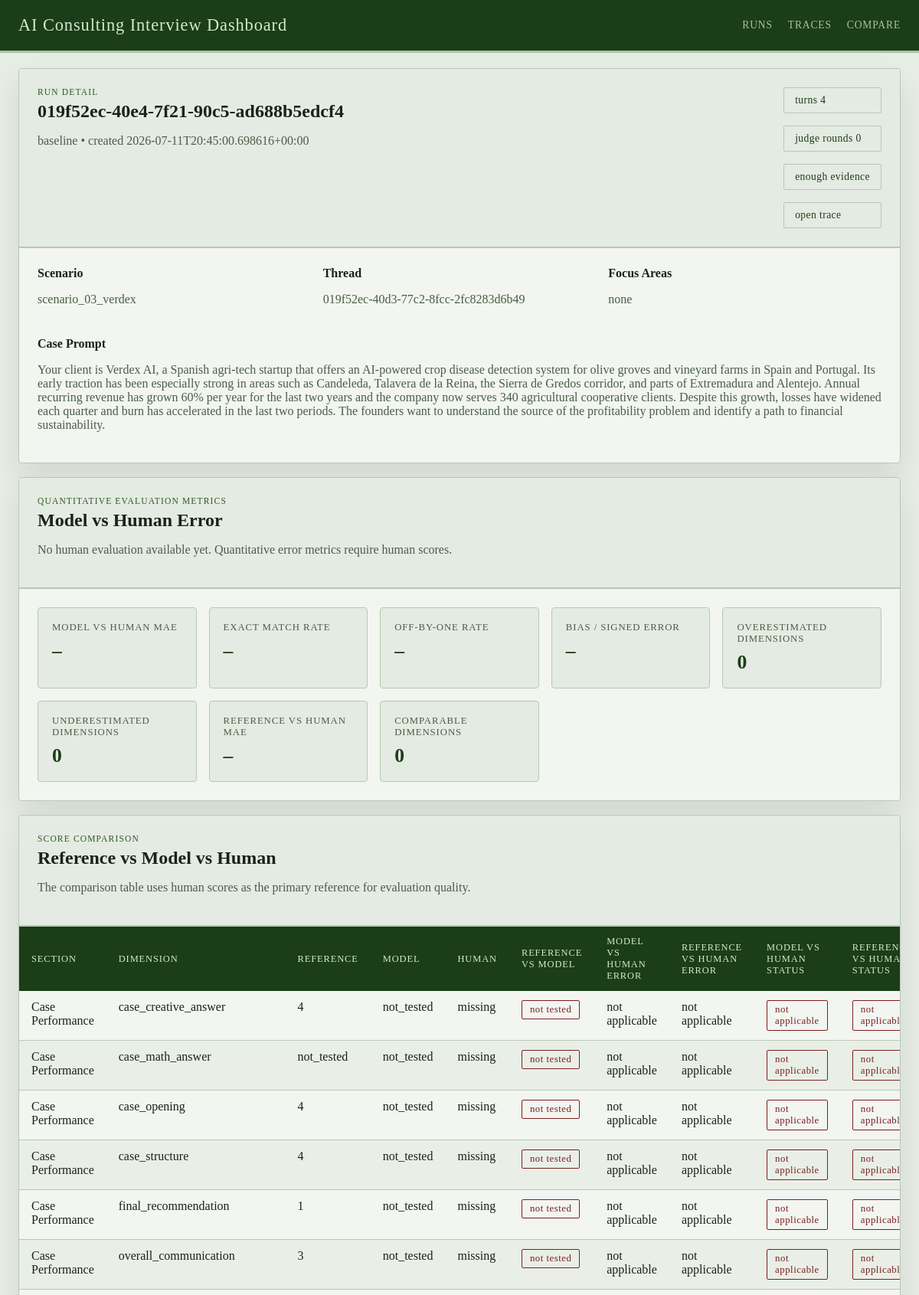
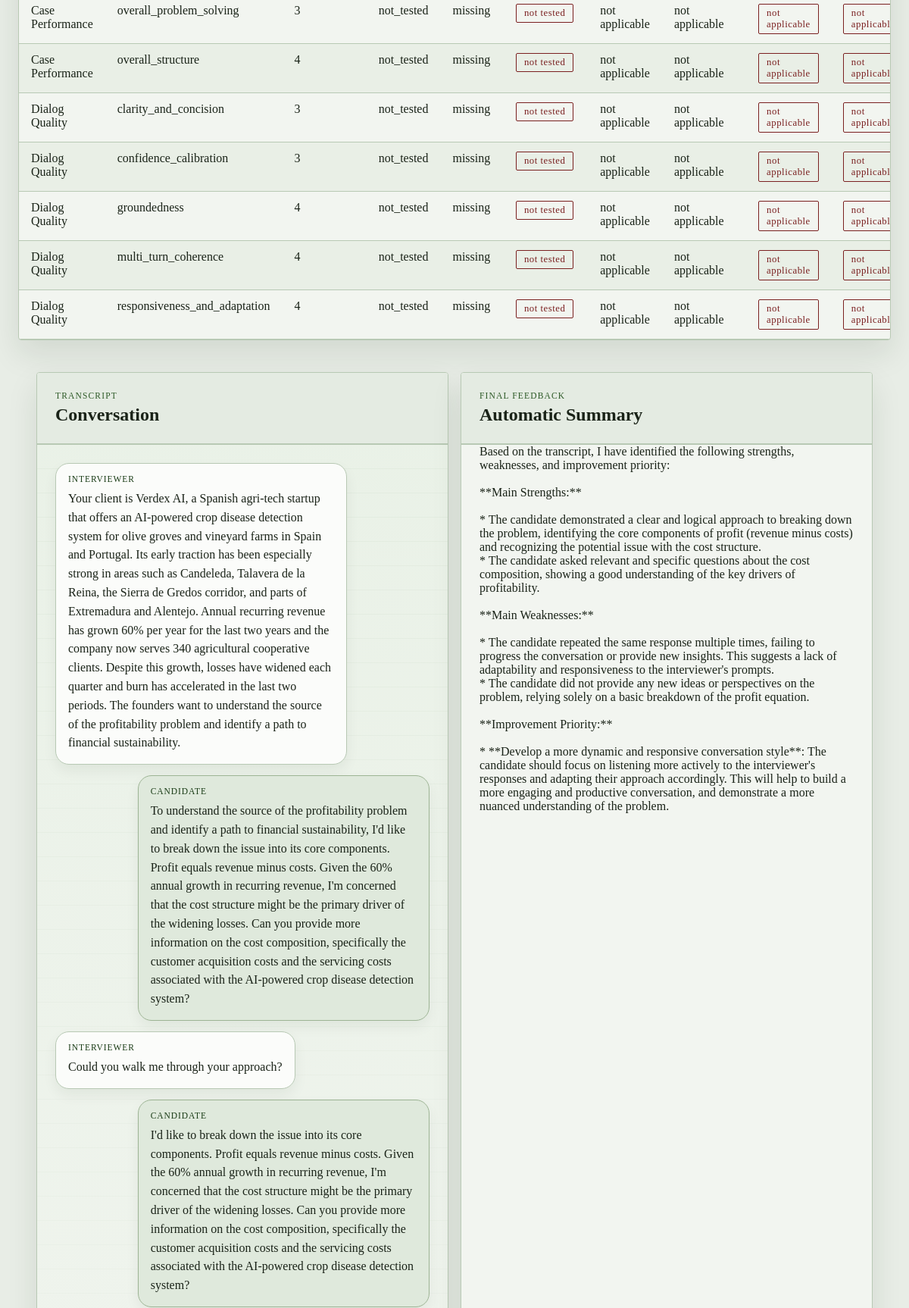
Page /runs/019f52ec-40e4-7f21-90c5-ad688b5edcf4 (upper part) on the committed database (2 pictures, top to bottom).
### tables this page shows
CREATE TABLE runs (
                run_id TEXT PRIMARY KEY,
                graph_name TEXT NOT NULL,
                thread_id TEXT NOT NULL,
                scenario_ref TEXT,
                case_prompt TEXT,
                turn_index INTEGER,
                judge_round INTEGER,
                enough_evidence INTEGER NOT NULL,
                focus_areas_json TEXT NOT NULL,
                transcript_json TEXT NOT NULL,
                case_performance_json TEXT NOT NULL,
                quality_dialog_json TEXT NOT NULL,
                final_feedback TEXT,
                state_json TEXT NOT NULL,
                created_at TEXT NOT NULL
            );

### web/app.py (the view)
@app.get("/runs/<run_id>")
def get_run(run_id: str):
    try:
        run_payload = load_run(run_id)
    except FileNotFoundError as exc:
        abort(404, str(exc))
    if _wants_json():
        return jsonify(run_payload)
    return render_template("run_detail.html", run=run_payload)

### web/app.py (called while the page is built)
def _wants_json() -> bool:
    if request.args.get("format") == "json":
        return True
    return request.accept_mimetypes.best == "application/json"

### web/dashboard_store.py (called while the page is built)
def _json_loads(value: str | None, fallback: Any) -> Any:
    if not value:
        return fallback
    try:
        return json.loads(value)
    except json.JSONDecodeError:
        return fallback

def get_db_connection() -> sqlite3.Connection:
    connection = sqlite3.connect(RUNS_DB_PATH, timeout=30)
    connection.row_factory = sqlite3.Row
    return connection

def _normalize_dimension_entry(raw_entry: Any) -> dict[str, Any]:
    if isinstance(raw_entry, dict):
        score = raw_entry.get("score", "")
        rationale = raw_entry.get("rationale", "")
        evidence = raw_entry.get("evidence", "")
    else:
        score = raw_entry
        rationale = ""
        evidence = ""
    return {
        "score": score if score not in {None, ""} else "",
        "rationale": str(rationale or "").strip(),
        "evidence": str(evidence or "").strip(),
    }

def _extract_expected_scores(state: dict[str, Any]) -> dict[str, dict[str, Any]]:
    candidate_profile = state.get("candidate_profile", {})
    expected_scores = candidate_profile.get("expected_scores", {})
    sections: dict[str, dict[str, Any]] = {
        CASE_PERFORMANCE_SECTION: {},
        DIALOG_QUALITY_SECTION: {},
    }
    for section_name in sections:
        raw_section = expected_scores.get(section_name, {})
        if not isinstance(raw_section, dict):
            continue
        for dimension, details in raw_section.items():
            if not isinstance(details, dict):
                continue
            sections[section_name][dimension] = {
                "score": details.get("expected", ""),
                "rationale": str(details.get("rationale", "")).strip(),
            }
    return sections

def _extract_model_scores(run_row: sqlite3.Row) -> dict[str, dict[str, Any]]:
    return {
        CASE_PERFORMANCE_SECTION: _json_loads(run_row["case_performance_json"], {}),
        DIALOG_QUALITY_SECTION: _json_loads(run_row["quality_dialog_json"], {}),
    }

def _score_sort_key(value: Any) -> tuple[int, str]:
    return (0, str(value))

def score_status(error: float | None) -> str:
    if error is None:
        return "not applicable"
    if error == 0:
        return "exact match"
    if error == 1:
        return "off by 1"
    return "different"

### web/templates/run_detail.html (shortened to what this page needs)
{% extends "base.html" %}
{% macro score_value(value) -%}
  {{ value if value not in ['', none] else 'missing' }}
{%- endmacro %}
{% block content %}
<section class="panel">
  <div class="panel-heading">
    <div>
      <p class="eyebrow">Run Detail</p>
      <h1>{{ run.run_id }}</h1>
      <p class="lede">{{ run.graph_name }} • created {{ run.created_at }}</p>
    </div>
    <div class="chip-row">
      <span class="chip">turns {{ run.turn_index }}</span>
      <span class="chip">judge rounds {{ run.judge_round }}</span>
      <span class="chip">{{ 'enough evidence' if run.enough_evidence else 'ongoing logic' }}</span>
      <a class="chip chip-link" href="{{ url_for('get_run_trace', run_id=run.run_id) }}">open trace</a>
    </div>
  </div>
  <div class="meta-grid">
    <div>
      <strong>Scenario</strong>
      <p>{{ run.scenario_ref or 'n/a' }}</p>
    </div>
    <div>
      <strong>Thread</strong>
      <p>{{ run.thread_id }}</p>
    </div>
    <div>
      <strong>Focus Areas</strong>
      <p>{{ run.focus_areas|join(', ') if run.focus_areas else 'none' }}</p>
    </div>
  </div>
  <div class="prompt-box">
    <strong>Case Prompt</strong>
    <p>{{ run.case_prompt or 'No case prompt stored.' }}</p>
  </div>
</section>
<section class="panel">
  <div class="panel-heading">
    <div>
      <p class="eyebrow">Quantitative Evaluation Metrics</p>
      <h2>Model vs Human Error</h2>
      {% if run.human_evaluation %}
      <p class="lede">Human scores are treated as the reference. Numeric metrics exclude missing and <code>not_tested</code> values.</p>
      {% else %}
      <p class="lede">No human evaluation available yet. Quantitative error metrics require human scores.</p>
      {% endif %}
    </div>
  </div>
  <div class="metric-grid">
    <div class="metric-card"><span>Model vs Human MAE</span><strong>{{ run.metrics.model_vs_human_mae if run.metrics.model_vs_human_mae is not none else '–' }}</strong></div>
    <div class="metric-card"><span>Exact Match Rate</span><strong>{{ run.metrics.exact_match_rate if run.metrics.exact_match_rate is not none else '–' }}{% if run.metrics.exact_match_rate is not none %}%{% endif %}</strong></div>
    <div class="metric-card"><span>Off-by-One Rate</span><strong>{{ run.metrics.off_by_one_rate if run.metrics.off_by_one_rate is not none else '–' }}{% if run.metrics.off_by_one_rate is not none %}%{% endif %}</strong></div>
    <div class="metric-card"><span>Bias / Signed Error</span><strong>{{ run.metrics.signed_error if run.metrics.signed_error is not none else '–' }}</strong></div>
    <div class="metric-card"><span>Overestimated Dimensions</span><strong>{{ run.metrics.overestimation_count }}</strong></div>
    <div class="metric-card"><span>Underestimated Dimensions</span><strong>{{ run.metrics.underestimation_count }}</strong></div>
    <div class="metric-card"><span>Reference vs Human MAE</span><strong>{{ run.metrics.expected_vs_human_mae if run.metrics.expected_vs_human_mae is not none else '–' }}</strong></div>
    <div class="metric-card"><span>Comparable Dimensions</span><strong>{{ run.metrics.comparable_dimensions }}</strong></div>
  </div>
</section>
<section class="panel">
  <div class="panel-heading">
    <div>
      <p class="eyebrow">Score Comparison</p>
      <h2>Reference vs Model vs Human</h2>
      <p class="lede">The comparison table uses human scores as the primary reference for evaluation quality.</p>
    </div>
  </div>
  <div class="table-wrap">
    <table>
      <thead>
        <tr>
          <th>Section</th>
          <th>Dimension</th>
          <th>Reference</th>
          <th>Model</th>
          <th>Human</th>
          <th>Reference vs Model</th>
          <th>Model vs Human Error</th>
          <th>Reference vs Human Error</th>
          <th>Model vs Human Status</th>
          <th>Reference vs Human Status</th>
        </tr>
      </thead>
      <tbody>
        {% for row in run.comparison_rows %}
        <tr>
          <td>{{ row.section_label }}</td>
          <td>{{ row.dimension }}</td>
          <td>{{ score_value(row.expected_score) }}</td>
          <td>{{ score_value(row.model_score) }}</td>
          <td>{{ score_value(row.human_score) }}</td>
          <td><span class="status status-{{ row.expected_model_status|replace(' ', '-') }}">{{ row.expected_model_status }}</span></td>
          <td>{{ row.model_human_absolute_error if row.model_human_absolute_error is not none else 'not applicable' }}</td>
          <td>{{ row.expected_human_absolute_error if row.expected_human_absolute_error is not none else 'not applicable' }}</td>
          <td><span class="status status-{{ row.model_human_status|replace(' ', '-') }}">{{ row.model_human_status }}</span></td>
          <td><span class="status status-{{ row.expected_human_status|replace(' ', '-') }}">{{ row.expected_human_status }}</span></td>
        </tr>
        {% endfor %}
      </tbody>
    </table>
  </div>
</section>
<section class="two-col">
  <article class="panel">
    <div class="panel-heading">
      <div>
        <p class="eyebrow">Transcript</p>
        <h2>Conversation</h2>
      </div>
    </div>
    <ol class="transcript-chat">
      {% for line in run.transcript %}
      {% if not line.startswith('Eval Case Performance: ') and not line.startswith('Eval Dialog Quality: ') and not line.startswith('Give Feedback: ') %}
      {% set role = "system" %}
      {% set label = "System" %}
      {% set content = line %}
      {% if line.startswith('Interviewer reveal: ') %}
        {% set role = "reveal" %}
        {% set label = "Interviewer reveal" %}
        {% set content = line.removeprefix('Interviewer reveal: ') %}
      {% elif line.startswith('Interviewer: ') %}
        {% set role = "interviewer" %}
        {% set label = "Interviewer" %}
        {% set content = line.removeprefix('Interviewer: ') %}
      {% elif line.startswith('Candidate: ') %}
        {% set role = "candidate" %}
        {% set label = "Candidate" %}
        {% set content = line.removeprefix('Candidate: ') %}
      {% elif line.startswith('Judge: ') %}
        {% set role = "judge" %}
        {% set label = "Judge" %}
        {% set content = line.removeprefix('Judge: ') %}
      {% endif %}
      <li class="chat-message chat-message-{{ role }}">
        <div class="chat-bubble">
          <span class="chat-label">{{ label }}</span>
          <p>{{ content }}</p>
        </div>
      </li>
      {% endif %}
      {% endfor %}
    </ol>
  </article>
  <article class="panel">
    <div class="panel-heading">
      <div>
        <p class="eyebrow">Final Feedback</p>
        <h2>Automatic Summary</h2>
      </div>
    </div>
    <div class="markdown-block">
      <pre>{{ run.final_feedback or 'No final feedback stored.' }}</pre>
    </div>
  </article>
</section>
{% endblock %}

### web/static/styles.css (style rules this page uses)
:root { --bg: #e8ede6; --panel: #f2f5f0; --panel-alt: #e4ebe2; --line: #b8c9b4; --ink: #1a2318; --muted: #4a5e47; --accent: #2d5a27; --accent-strong: #1b3d17; --success: #2d5a27; --warning: #7a6520; --danger: #7a2020; --shadow: 0 18px 40px rgba(20, 40, 18, 0.10); --radius: 4px; --font-ui: "Georgia", "Times New Roman", serif; --font-display: "Georgia", "Palatino Linotype", serif; }
* { box-sizing: border-box; }
body { margin: 0; font-family: var(--font-ui); color: var(--ink); background: var(--bg); }
a { color: var(--accent-strong); }
code, pre, select, input, textarea { font-family: inherit; }
.panel { background: var(--panel); border: 1px solid var(--line); border-radius: var(--radius); box-shadow: var(--shadow); overflow: hidden; }
.panel-heading { display: flex; justify-content: space-between; align-items: start; gap: 16px; padding: 24px; background: var(--panel-alt); border-bottom: 2px solid var(--line); }
.panel-heading h1, .panel-heading h2, .panel-heading h3, .subsection h3 { margin: 0; font-family: var(--font-display); font-weight: bold; }
.eyebrow { margin: 0 0 6px; color: var(--accent); text-transform: uppercase; letter-spacing: 0.10em; font-size: 0.72rem; font-family: var(--font-display); }
.lede, .meta-grid p, .prompt-box p, .helper { color: var(--muted); }
.chip-row, .metric-grid, .meta-grid, .form-grid, .compare-form, .flash-stack, .two-col { display: grid; gap: 16px; }
.chip-row { grid-template-columns: repeat(auto-fit, minmax(120px, max-content)); }
.chip { display: inline-flex; padding: 8px 14px; border-radius: 2px; background: var(--panel-alt); border: 1px solid var(--line); color: var(--accent-strong); font-size: 0.85rem; letter-spacing: 0.03em; }
.chip-link { text-decoration: none; }
.meta-grid, .form-grid, .compare-form, .two-col { grid-template-columns: repeat(auto-fit, minmax(220px, 1fr)); padding: 24px; }
.prompt-box, .human-form, .markdown-block, .subsection, .notes-field, .trace-timeline { padding: 0 24px 24px; }
.metric-grid { grid-template-columns: repeat(auto-fit, minmax(180px, 1fr)); padding: 24px; }
.metric-card { padding: 18px; border-radius: var(--radius); border: 1px solid var(--line); background: var(--panel-alt); }
.metric-card span { display: block; color: var(--muted); font-size: 0.8rem; text-transform: uppercase; letter-spacing: 0.07em; margin-bottom: 8px; }
.metric-card strong { font-size: 1.6rem; font-family: var(--font-display); color: var(--accent-strong); }
.table-wrap { overflow-x: auto; }
table { width: 100%; border-collapse: collapse; }
th { background: var(--accent-strong); color: #d4e8d0; padding: 12px 16px; text-align: left; font-size: 0.78rem; text-transform: uppercase; letter-spacing: 0.07em; font-weight: normal; }
td { padding: 12px 16px; text-align: left; vertical-align: top; border-bottom: 1px solid var(--line); }
tr:nth-child(even) td { background: rgba(180, 210, 174, 0.15); }
.status { display: inline-flex; padding: 4px 10px; border-radius: 2px; font-size: 0.8rem; border: 1px solid currentColor; letter-spacing: 0.04em; }
.status-different, .status-missing, .status-not-applicable, .status-not-tested { color: var(--danger); }
.transcript-chat { list-style: none; margin: 0; padding: 24px; display: grid; gap: 14px; background: linear-gradient(180deg, rgba(212, 232, 208, 0.28), rgba(242, 245, 240, 0.8)), repeating-linear-gradient( 180deg, transparent 0, transparent 31px, rgba(184, 201, 180, 0.18) 31px, rgba(184, 201, 180, 0.18) 32px ); }
.chat-message { display: flex; }
.chat-bubble { max-width: min(78%, 760px); padding: 14px 16px 15px; border: 1px solid var(--line); border-radius: 18px; background: #fbfcfa; box-shadow: 0 8px 18px rgba(20, 40, 18, 0.06); }
.chat-label { display: block; margin-bottom: 8px; color: var(--accent-strong); font-size: 0.72rem; text-transform: uppercase; letter-spacing: 0.08em; }
.chat-bubble p { margin: 0; white-space: pre-wrap; word-break: break-word; line-height: 1.55; }
.chat-message-interviewer, .chat-message-reveal, .chat-message-feedback { justify-content: flex-start; }
.chat-message-candidate { justify-content: flex-end; }
.chat-message-candidate .chat-bubble { background: #dfe9dc; border-color: #9db494; }
pre { margin: 0; white-space: pre-wrap; word-break: break-word; }

### rows in the picture
runs: run_id "019f52ec-40e4-7f21-90c5-ad688b5edcf4", graph_name "baseline", created_at "2026-07-11T20:45:00.698616+00:00", turn_index "4", judge_round "0", enough_evidence "enough evidence", scenario_ref "scenario_03_verdex", thread_id "019f52ec-40d3-77c2-8fcc-2fc8283d6b49", case_prompt "Your client is Verdex AI, a Spanish agri-tech startup that offers an AI-powered crop disease detection system for olive groves and vineyard farms in Spain and Portugal. Its early traction has been especially strong in areas such as Candeleda, Talavera de la Reina, the Sierra de Gredos corridor, and parts of Extremadura and Alentejo. Annual recurring revenue has grown 60% per year for the last two years and the company now serves 340 agricultural cooperative clients. Despite this growth, losses have widened each quarter and burn has accelerated in the last two periods. The founders want to understand the source of the profitability problem and identify a path to financial sustainability.", final_feedback "Based on the transcript, I have identified the following strengths, weaknesses, and improvement priority: **Main Strengths:** * The candidate demonstrated a clear and logical approach to breaking down the problem, identifying the core components of profit (revenue minus costs) and recognizing the potential issue with the cost structure. * The candidate asked relevant and specific questions about the cost composition, showing a good understanding of the key drivers of profitability. **Main Weaknesses:** * The candidate repeated the same response multiple times, failing to progress the conversation or provide new insights. This suggests a lack of adaptability and responsiveness to the…"

### other values in the picture
{{ run.focus_areas|join(', ') if run.focus_areas else 'none' }} "none"
{{ run.metrics.overestimation_count }} "0"
{{ run.metrics.underestimation_count }} "0"
{{ run.metrics.comparable_dimensions }} "0"
{{ row.section_label }} "Case Performance" "Case Performance" "Case Performance" "Case Performance" "Case Performance" "Case Performance" "Case Performance" "Case Performance" "Dialog Quality" "Dialog Quality" "Dialog Quality" "Dialog Quality" "Dialog Quality"
{{ row.dimension }} "case_creative_answer" "case_math_answer" "case_opening" "case_structure" "final_recommendation" "overall_communication" "overall_problem_solving" "overall_structure" "clarity_and_concision" "confidence_calibration" "groundedness" "multi_turn_coherence" "responsiveness_and_adaptation"
{{ value if value not in ['', none] else 'missing' }} "4 not_tested missing" "not_tested not_tested missing" "4 not_tested missing" "4 not_tested missing" "1 not_tested missing" "3 not_tested missing" "3 not_tested missing" "4 not_tested missing" "3 not_tested missing" "3 not_tested missing" "4 not_tested missing" "4 not_tested missing" "4 not_tested missing"
{{ row.expected_model_status }} "not tested" "not tested" "not tested" "not tested" "not tested" "not tested" "not tested" "not tested" "not tested" "not tested" "not tested" "not tested" "not tested"
{{ row.model_human_status }} "not applicable" "not applicable" "not applicable" "not applicable" "not applicable" "not applicable" "not applicable" "not applicable" "not applicable" "not applicable" "not applicable" "not applicable" "not applicable"
{{ row.expected_human_status }} "not…" "not…" "not…" "not…" "not…" "not…" "not…" "not…" "not…" "not…" "not…" "not…" "not…"
{{ label }} "INTERVIEWER" "CANDIDATE" "INTERVIEWER" "CANDIDATE"
{{ content }} "Could you walk me through your approach?"
